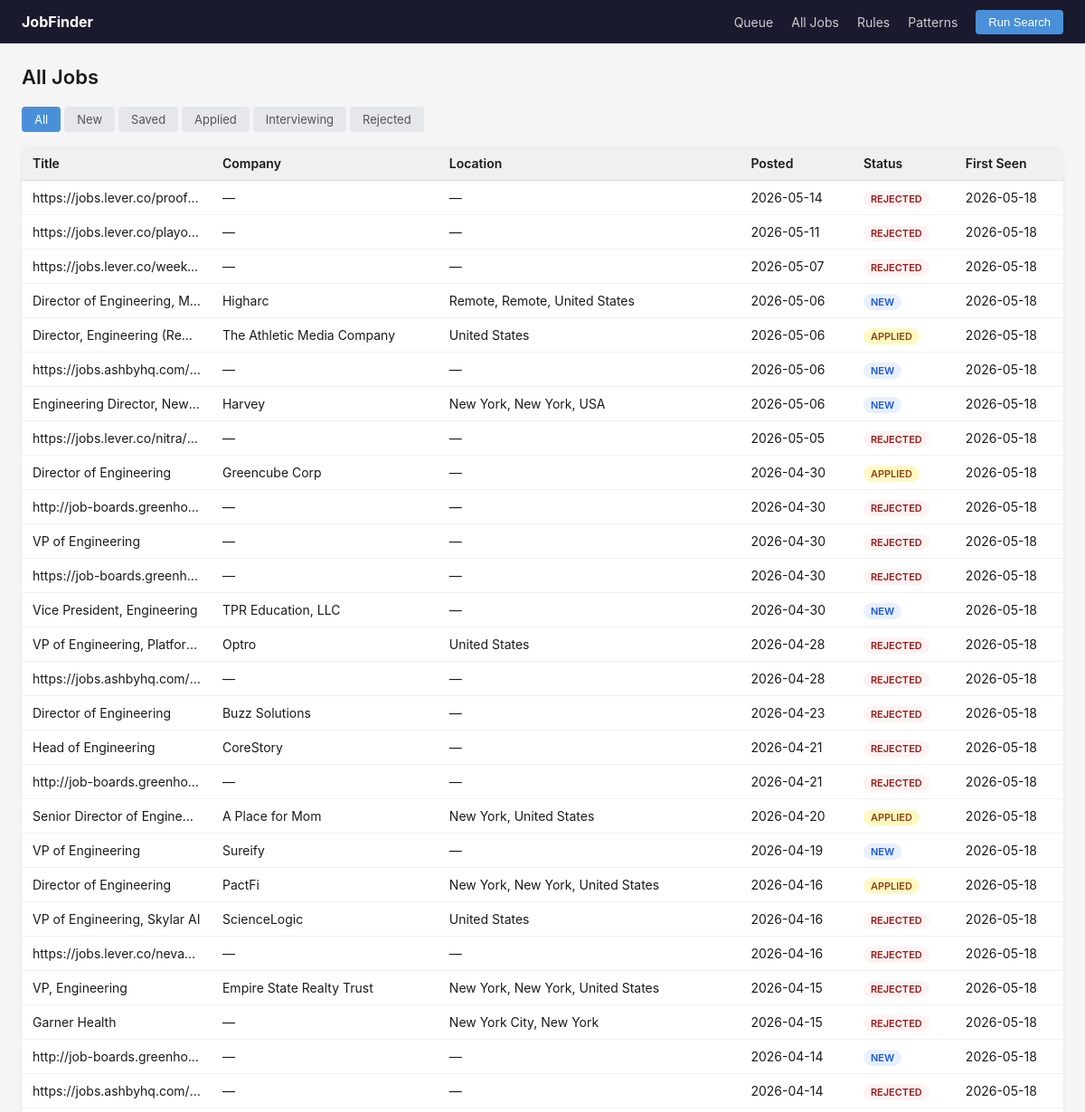
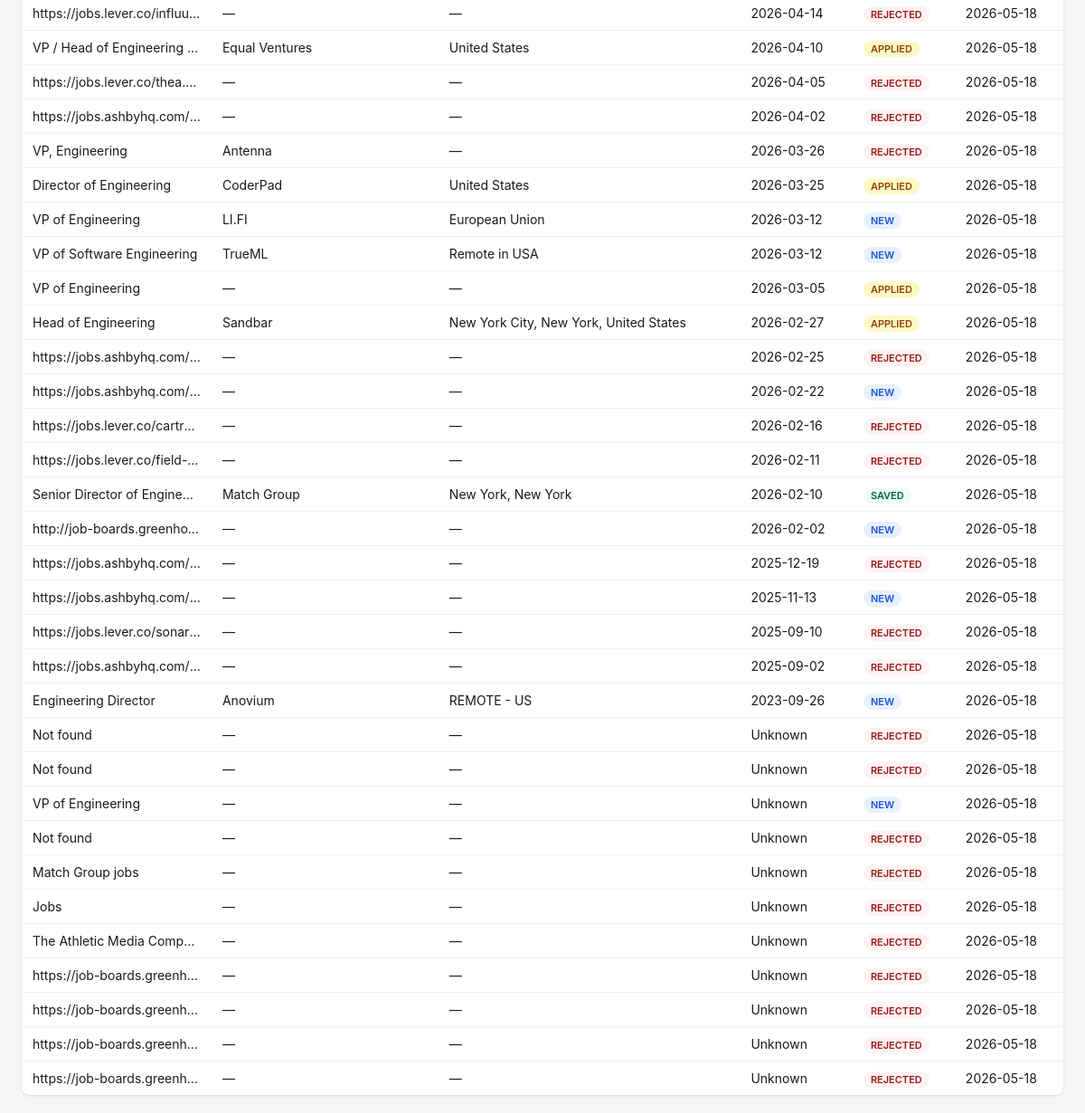
/jobs, run on an earlier commit of the app's database (2 pictures, top to bottom).
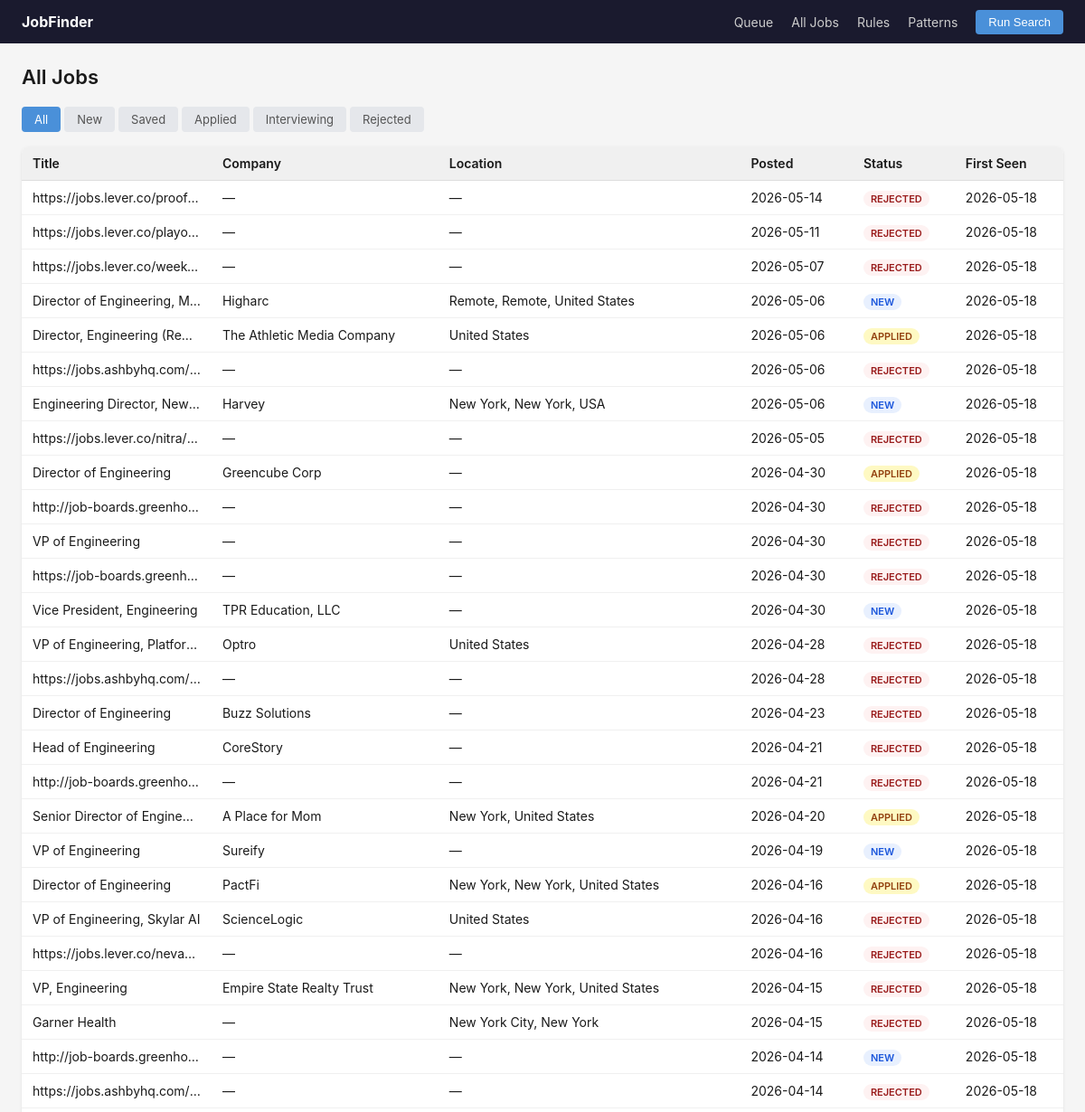
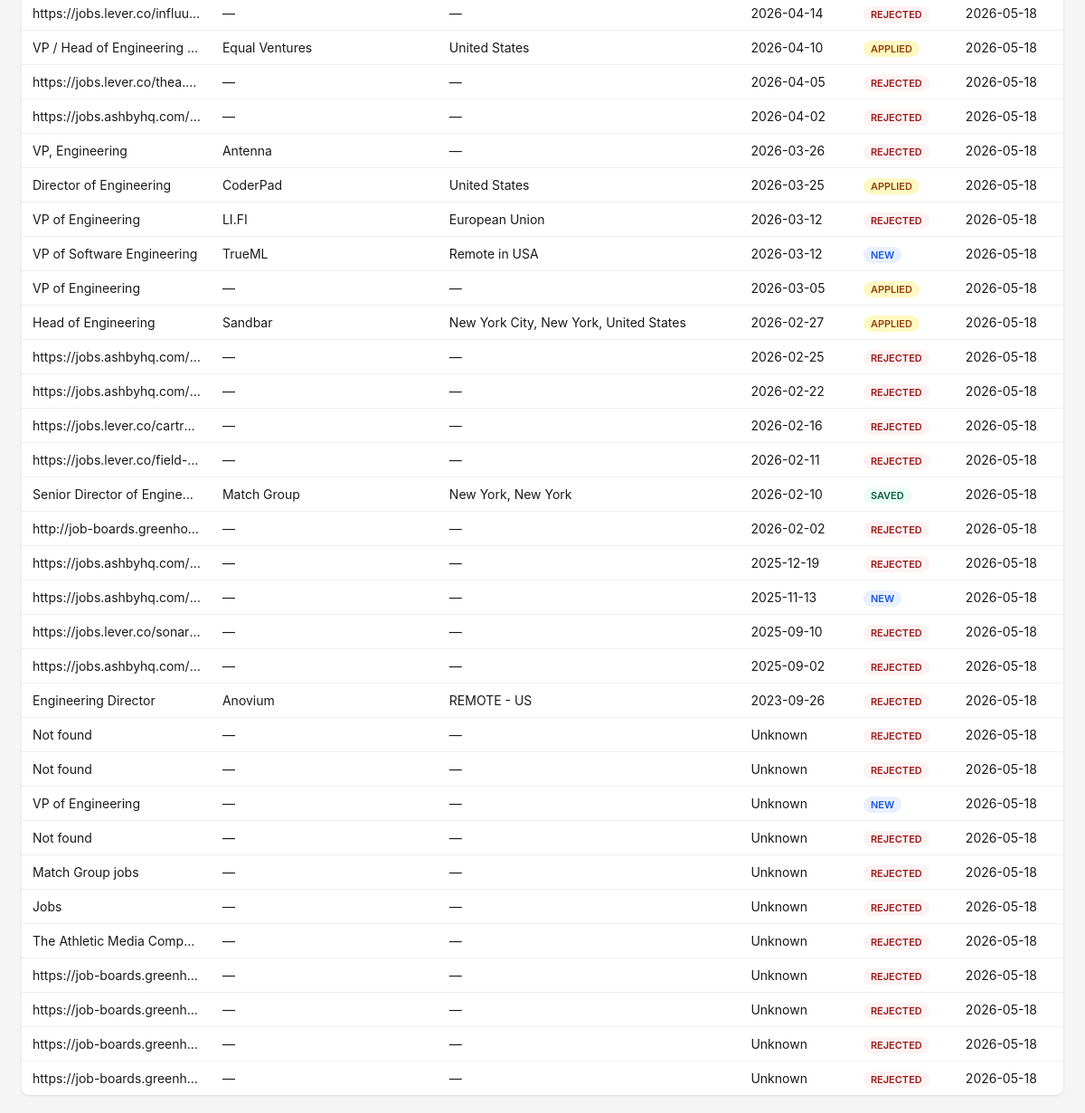
And on a later commit of the database (2 pictures, top to bottom).
### tables this page shows
CREATE TABLE jobs (
                id           INTEGER PRIMARY KEY AUTOINCREMENT,
                url          TEXT NOT NULL UNIQUE,
                title        TEXT,
                company      TEXT,
                location     TEXT,
                description  TEXT,
                posted_date  TEXT,
                first_seen   TEXT NOT NULL,
                status       TEXT NOT NULL DEFAULT 'new'
                                 CHECK(status IN ('new','saved','applied','rejected','interviewing')),
                notes        TEXT
            );

### jobfinder/app.py (the view)
    @app.route("/jobs")
    def jobs_list():
        conn = get_conn()
        status_filter = request.args.get("status", "all")
        statuses = None if status_filter == "all" else [status_filter]
        jobs = [dict(j) for j in get_jobs(conn, statuses=statuses)]
        return render_template("jobs.html", jobs=jobs, status_filter=status_filter)

### jobfinder/database.py (called while the page is built)
def get_connection(db_path: str = "jobs.db") -> sqlite3.Connection:
    conn = sqlite3.connect(db_path)
    conn.row_factory = sqlite3.Row
    conn.execute("PRAGMA journal_mode=WAL")
    conn.execute("PRAGMA foreign_keys=ON")
    return conn

def get_jobs(conn: sqlite3.Connection, statuses: list[str] | None = None,
             order_by: str = "CASE WHEN posted_date IS NULL THEN 1 ELSE 0 END, posted_date DESC, first_seen DESC") -> list[sqlite3.Row]:
    if statuses:
        placeholders = ",".join("?" * len(statuses))
        return conn.execute(
            f"SELECT * FROM jobs WHERE status IN ({placeholders}) ORDER BY {order_by}",
            statuses
        ).fetchall()
    return conn.execute(f"SELECT * FROM jobs ORDER BY {order_by}").fetchall()

### templates/jobs.html (shortened to what this page needs)
{% extends "base.html" %}
{% block content %}
<div class="page-header">
  <h1>All Jobs</h1>
</div>
<div class="status-tabs">
  {% for s in ['all', 'new', 'saved', 'applied', 'interviewing', 'rejected'] %}
  <a href="{{ url_for('jobs_list', status=s) }}"
     class="tab {{ 'active' if status_filter == s }}">{{ s.title() }}</a>
  {% endfor %}
</div>
{% if not jobs %}
<p class="empty-state">No jobs with status "{{ status_filter }}".</p>
{% else %}
<table class="job-table">
  <thead>
    <tr><th>Title</th><th>Company</th><th>Location</th><th>Posted</th><th>Status</th><th>First Seen</th></tr>
  </thead>
  <tbody>
  {% for job in jobs %}
  <tr>
    <td><a href="{{ url_for('job_detail', job_id=job.id) }}">{{ job.title or job.url }}</a></td>
    <td>{{ job.company or '—' }}</td>
    <td>{{ job.location or '—' }}</td>
    <td>{{ job.posted_date or 'Unknown' }}</td>
    <td><span class="status-badge status-{{ job.status }}">{{ job.status }}</span></td>
    <td>{{ job.first_seen[:10] }}</td>
  </tr>
  {% endfor %}
  </tbody>
</table>
{% endif %}
{% endblock %}

### templates/base.html (shortened to what this page needs)
<!DOCTYPE html>
<html lang="en">
<head>
<link rel="stylesheet" href="{{ url_for('static', filename='style.css') }}">
</head>
<body>
<nav>
  <a href="{{ url_for('index') }}" class="nav-brand">JobFinder</a>
  <div class="nav-links">
    <a href="{{ url_for('index') }}">Queue</a>
    <a href="{{ url_for('jobs_list') }}">All Jobs</a>
    <a href="{{ url_for('rules_view') }}">Rules</a>
    <a href="{{ url_for('patterns_view') }}">Patterns</a>
    <button id="run-search-btn" class="btn-search" onclick="runSearch()">Run Search</button>
  </div>
</nav>
<main>
{% block content %}{% endblock %}
</main>
</body>
</html>

### static/style.css (style rules this page uses)
*, *::before, *::after { box-sizing: border-box; margin: 0; padding: 0; }
body { font-family: -apple-system, BlinkMacSystemFont, "Segoe UI", sans-serif; font-size: 14px; color: #1a1a1a; background: #f5f5f5; }
nav { display: flex; align-items: center; justify-content: space-between; background: #1a1a2e; color: #fff; padding: 0 24px; height: 48px; }
.nav-brand { color: #fff; font-weight: 700; font-size: 16px; text-decoration: none; }
.nav-links { display: flex; align-items: center; gap: 20px; }
.nav-links a { color: #ccc; text-decoration: none; }
.btn-search { background: #4a90d9; color: #fff; border: none; border-radius: 4px; padding: 6px 14px; cursor: pointer; font-size: 13px; }
main { max-width: 1400px; margin: 0 auto; padding: 24px; }
.page-header { display: flex; align-items: baseline; justify-content: space-between; margin-bottom: 20px; }
.page-header h1 { font-size: 22px; font-weight: 600; }
.job-table { width: 100%; border-collapse: collapse; background: #fff; border-radius: 8px; overflow: hidden; box-shadow: 0 1px 3px rgba(0,0,0,.1); }
.job-table th { background: #f0f0f0; padding: 10px 12px; text-align: left; font-weight: 600; border-bottom: 1px solid #ddd; }
.job-table td { padding: 10px 12px; border-bottom: 1px solid #f0f0f0; vertical-align: middle; }
.job-table tr:last-child td { border-bottom: none; }
.job-table a { color: #1a1a1a; text-decoration: none; }
.job-table th:nth-child(1), .job-table td:nth-child(1) { max-width: 180px; overflow: hidden; text-overflow: ellipsis; white-space: nowrap; }
.status-badge { padding: 2px 8px; border-radius: 10px; font-size: 11px; font-weight: 600; text-transform: uppercase; }
.status-new { background: #e8f0fe; color: #1a56db; }
.status-saved { background: #ecfdf5; color: #065f46; }
.status-applied { background: #fef9c3; color: #92400e; }
.status-rejected { background: #fef2f2; color: #991b1b; }
.status-tabs { display: flex; gap: 4px; margin-bottom: 16px; }
.tab { padding: 6px 14px; border-radius: 4px; text-decoration: none; color: #555; background: #e5e7eb; font-size: 13px; }
.tab.active, .tab:hover { background: #4a90d9; color: #fff; }

What changed in the data, as far as the page shows it:
changed jobs (number 6 of 59 on the later page): status "NEW" → "REJECTED"
changed jobs "LI.FI": status "NEW" → "REJECTED"
changed jobs (number 39 of 59 on the later page): status "NEW" → "REJECTED"
changed jobs (number 43 of 59 on the later page): status "NEW" → "REJECTED"
changed jobs "Engineering Director": status "NEW" → "REJECTED"
